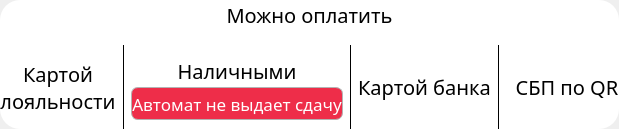
       <widget class="QFrame" name="frame_3">
        <property name="minimumSize">
         <size>
          <width>0</width>
          <height>0</height>
         </size>
        </property>
        <property name="frameShape">
         <enum>QFrame::NoFrame</enum>
        </property>
        <property name="frameShadow">
         <enum>QFrame::Raised</enum>
        </property>
        <layout class="QHBoxLayout" name="horizontalLayout_2">
         <property name="spacing">
          <number>10</number>
         </property>
         <property name="leftMargin">
          <number>0</number>
         </property>
         <property name="topMargin">
          <number>0</number>
         </property>
         <property name="rightMargin">
          <number>0</number>
         </property>
         <property name="bottomMargin">
          <number>0</number>
         </property>
         <item>
          <widget class="QFrame" name="frame_17">
           <property name="sizePolicy">
            <sizepolicy hsizetype="Preferred" vsizetype="Preferred">
             <horstretch>0</horstretch>
             <verstretch>0</verstretch>
            </sizepolicy>
           </property>
           <property name="minimumSize">
            <size>
             <width>0</width>
             <height>129</height>
            </size>
           </property>
           <property name="styleSheet">
            <string notr="true">#frame_17 {
	background-color: white;
	border-radius: 20px;
}</string>
           </property>
           <property name="frameShape">
            <enum>QFrame::NoFrame</enum>
           </property>
           <property name="frameShadow">
            <enum>QFrame::Raised</enum>
           </property>
           <layout class="QVBoxLayout" name="verticalLayout_10">
            <property name="leftMargin">
             <number>0</number>
            </property>
            <property name="topMargin">
             <number>0</number>
            </property>
            <property name="rightMargin">
             <number>0</number>
            </property>
            <property name="bottomMargin">
             <number>0</number>
            </property>
            <item alignment="Qt::AlignTop">
             <widget class="QFrame" name="frame_18">
              <property name="minimumSize">
               <size>
                <width>0</width>
                <height>0</height>
               </size>
              </property>
              <property name="frameShape">
               <enum>QFrame::NoFrame</enum>
              </property>
              <property name="frameShadow">
               <enum>QFrame::Raised</enum>
              </property>
              <layout class="QHBoxLayout" name="horizontalLayout">
               <property name="spacing">
                <number>0</number>
               </property>
               <property name="leftMargin">
                <number>0</number>
               </property>
               <property name="topMargin">
                <number>0</number>
               </property>
               <property name="rightMargin">
                <number>0</number>
               </property>
               <item>
                <widget class="QLabel" name="label_3">
                 <property name="minimumSize">
                  <size>
                   <width>0</width>
                   <height>30</height>
                  </size>
                 </property>
                 <property name="maximumSize">
                  <size>
                   <width>700</width>
                   <height>16777215</height>
                  </size>
                 </property>
                 <property name="font">
                  <font>
                   <family>Rubik</family>
                   <pointsize>15</pointsize>
                  </font>
                 </property>
                 <property name="styleSheet">
                  <string notr="true">QLabel {
            border-radius: 15px;
            border: 1px solid #B3B3B3;
}a</string>
                 </property>
                 <property name="lineWidth">
                  <number>0</number>
                 </property>
                 <property name="text">
                  <string>Можно оплатить</string>
                 </property>
                 <property name="alignment">
                  <set>Qt::AlignCenter</set>
                 </property>
                </widget>
               </item>
              </layout>
             </widget>
            </item>
            <item>
             <widget class="QFrame" name="frame_19">
              <property name="sizePolicy">
               <sizepolicy hsizetype="Preferred" vsizetype="Expanding">
                <horstretch>0</horstretch>
                <verstretch>0</verstretch>
               </sizepolicy>
              </property>
              <property name="frameShape">
               <enum>QFrame::NoFrame</enum>
              </property>
              <property name="frameShadow">
               <enum>QFrame::Raised</enum>
              </property>
              <layout class="QHBoxLayout" name="horizontalLayout_4">
               <property name="leftMargin">
                <number>0</number>
               </property>
               <property name="topMargin">
                <number>0</number>
               </property>
               <property name="rightMargin">
                <number>0</number>
               </property>
               <property name="bottomMargin">
                <number>0</number>
               </property>
               <item>
                <widget class="QFrame" name="frame_20">
                 <property name="frameShape">
                  <enum>QFrame::NoFrame</enum>
                 </property>
                 <property name="frameShadow">
                  <enum>QFrame::Raised</enum>
                 </property>
                 <layout class="QVBoxLayout" name="verticalLayout_22">
                  <property name="spacing">
                   <number>0</number>
                  </property>
                  <property name="leftMargin">
                   <number>0</number>
                  </property>
                  <property name="topMargin">
                   <number>0</number>
                  </property>
                  <property name="rightMargin">
                   <number>0</number>
                  </property>
                  <property name="bottomMargin">
                   <number>0</number>
                  </property>
                  <item>
                   <widget class="QLabel" name="label_4">
                    <property name="font">
                     <font>
                      <family>Rubik</family>
                      <pointsize>15</pointsize>
                     </font>
                    </property>
                    <property name="text">
                     <string>Картой
лояльности</string>
                    </property>
                    <property name="alignment">
                     <set>Qt::AlignCenter</set>
                    </property>
                   </widget>
                  </item>
                 </layout>
                </widget>
               </item>
               <item>
                <widget class="Line" name="line">
                 <property name="styleSheet">
                  <string notr="true"/>
                 </property>
                 <property name="frameShadow">
                  <enum>QFrame::Plain</enum>
                 </property>
                 <property name="orientation">
                  <enum>Qt::Vertical</enum>
                 </property>
                </widget>
               </item>
               <item>
                <widget class="QFrame" name="frame_21">
                 <property name="frameShape">
                  <enum>QFrame::NoFrame</enum>
                 </property>
                 <property name="frameShadow">
                  <enum>QFrame::Raised</enum>
                 </property>
                 <layout class="QVBoxLayout" name="verticalLayout_19">
                  <property name="spacing">
                   <number>0</number>
                  </property>
                  <property name="leftMargin">
                   <number>0</number>
                  </property>
                  <property name="topMargin">
                   <number>9</number>
                  </property>
                  <property name="rightMargin">
                   <number>0</number>
                  </property>
                  <property name="bottomMargin">
                   <number>9</number>
                  </property>
                  <item>
                   <widget class="QLabel" name="label_5">
                    <property name="font">
                     <font>
                      <family>Rubik</family>
                      <pointsize>15</pointsize>
                     </font>
                    </property>
                    <property name="text">
                     <string>Наличными</string>
                    </property>
                    <property name="alignment">
                     <set>Qt::AlignCenter</set>
                    </property>
                   </widget>
                  </item>
                  <item>
                   <widget class="QLabel" name="money_change_label">
                    <property name="font">
                     <font>
                      <family>Rubik</family>
                      <pointsize>13</pointsize>
                     </font>
                    </property>
                    <property name="styleSheet">
                     <string notr="true">color: rgb(255, 255, 255);
background-color: rgb(238,45,73);
border-radius: 7px;
border: 1px solid #B3B3B3;</string>
                    </property>
                    <property name="text">
                     <string>Автомат не выдает сдачу</string>
                    </property>
                    <property name="alignment">
                     <set>Qt::AlignCenter</set>
                    </property>
                   </widget>
                  </item>
                 </layout>
                </widget>
               </item>
               <item>
                <widget class="Line" name="line_2">
                 <property name="frameShadow">
                  <enum>QFrame::Plain</enum>
                 </property>
                 <property name="orientation">
                  <enum>Qt::Vertical</enum>
                 </property>
                </widget>
               </item>
               <item>
                <widget class="QFrame" name="frame_22">
                 <property name="frameShape">
                  <enum>QFrame::NoFrame</enum>
                 </property>
                 <property name="frameShadow">
                  <enum>QFrame::Raised</enum>
                 </property>
                 <layout class="QVBoxLayout" name="verticalLayout_21">
                  <property name="spacing">
                   <number>0</number>
                  </property>
                  <property name="leftMargin">
                   <number>0</number>
                  </property>
                  <property name="topMargin">
                   <number>0</number>
                  </property>
                  <property name="rightMargin">
                   <number>0</number>
                  </property>
                  <property name="bottomMargin">
                   <number>0</number>
                  </property>
                  <item>
                   <widget class="QLabel" name="label_7">
                    <property name="font">
                     <font>
                      <family>Rubik</family>
                      <pointsize>15</pointsize>
                     </font>
                    </property>
                    <property name="text">
                     <string>Картой банка</string>
                    </property>
                    <property name="alignment">
                     <set>Qt::AlignCenter</set>
                    </property>
                   </widget>
                  </item>
                 </layout>
                </widget>
               </item>
               <item>
                <widget class="Line" name="line_3">
                 <property name="frameShadow">
                  <enum>QFrame::Plain</enum>
                 </property>
                 <property name="orientation">
                  <enum>Qt::Vertical</enum>
                 </property>
                </widget>
               </item>
               <item>
                <widget class="QFrame" name="frame_23">
                 <property name="frameShape">
                  <enum>QFrame::NoFrame</enum>
                 </property>
                 <property name="frameShadow">
                  <enum>QFrame::Raised</enum>
                 </property>
                 <layout class="QVBoxLayout" name="verticalLayout_20">
                  <property name="spacing">
                   <number>0</number>
                  </property>
                  <property name="topMargin">
                   <number>0</number>
                  </property>
                  <property name="rightMargin">
                   <number>0</number>
                  </property>
                  <property name="bottomMargin">
                   <number>0</number>
                  </property>
                  <item>
                   <widget class="QLabel" name="label_8">
                    <property name="font">
                     <font>
                      <family>Rubik</family>
                      <pointsize>15</pointsize>
                     </font>
                    </property>
                    <property name="text">
                     <string>СБП по QR</string>
                    </property>
                    <property name="alignment">
                     <set>Qt::AlignCenter</set>
                    </property>
                   </widget>
                  </item>
                 </layout>
                </widget>
               </item>
              </layout>
             </widget>
            </item>
           </layout>
          </widget>
         </item>
        </layout>
       </widget>
